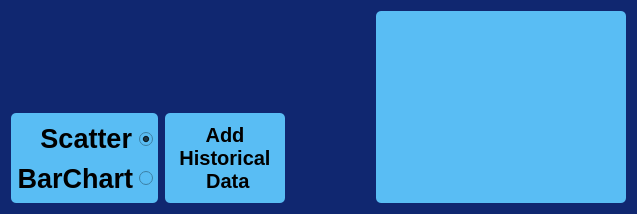
            <widget class="QFrame" name="frame_PlotBottomPanel">
             <property name="minimumSize">
              <size>
               <width>0</width>
               <height>90</height>
              </size>
             </property>
             <property name="styleSheet">
              <string notr="true">background-color: rgb(16, 39, 112);
border-bottom-left-radius: 10px;
border-bottom-right-radius: 10px;</string>
             </property>
             <property name="frameShape">
              <enum>QFrame::StyledPanel</enum>
             </property>
             <property name="frameShadow">
              <enum>QFrame::Raised</enum>
             </property>
             <layout class="QHBoxLayout" name="horizontalLayout_4">
              <item>
               <layout class="QHBoxLayout" name="horizontalLayout_PlotBottomPanel" stretch="12,1,1,60,40">
                <property name="leftMargin">
                 <number>0</number>
                </property>
                <property name="topMargin">
                 <number>0</number>
                </property>
                <property name="rightMargin">
                 <number>0</number>
                </property>
                <property name="bottomMargin">
                 <number>0</number>
                </property>
                <item>
                 <layout class="QVBoxLayout" name="verticalLayout_RadioSelection" stretch="20,0">
                  <property name="spacing">
                   <number>0</number>
                  </property>
                  <property name="leftMargin">
                   <number>0</number>
                  </property>
                  <property name="topMargin">
                   <number>0</number>
                  </property>
                  <property name="rightMargin">
                   <number>0</number>
                  </property>
                  <property name="bottomMargin">
                   <number>0</number>
                  </property>
                  <item>
                   <spacer name="verticalSpacer_RadioSelectionTop">
                    <property name="orientation">
                     <enum>Qt::Vertical</enum>
                    </property>
                    <property name="sizeType">
                     <enum>QSizePolicy::Preferred</enum>
                    </property>
                    <property name="sizeHint" stdset="0">
                     <size>
                      <width>20</width>
                      <height>40</height>
                     </size>
                    </property>
                   </spacer>
                  </item>
                  <item>
                   <widget class="QFrame" name="frame_RadioSelection">
                    <property name="sizePolicy">
                     <sizepolicy hsizetype="Minimum" vsizetype="Minimum">
                      <horstretch>0</horstretch>
                      <verstretch>0</verstretch>
                     </sizepolicy>
                    </property>
                    <property name="minimumSize">
                     <size>
                      <width>0</width>
                      <height>90</height>
                     </size>
                    </property>
                    <property name="styleSheet">
                     <string notr="true">background-color: rgb(89, 189, 244);
border-radius: 5px;</string>
                    </property>
                    <property name="frameShape">
                     <enum>QFrame::StyledPanel</enum>
                    </property>
                    <property name="frameShadow">
                     <enum>QFrame::Raised</enum>
                    </property>
                    <property name="lineWidth">
                     <number>0</number>
                    </property>
                    <layout class="QVBoxLayout" name="verticalLayout_3">
                     <property name="leftMargin">
                      <number>5</number>
                     </property>
                     <property name="topMargin">
                      <number>5</number>
                     </property>
                     <property name="rightMargin">
                      <number>5</number>
                     </property>
                     <property name="bottomMargin">
                      <number>5</number>
                     </property>
                     <item>
                      <layout class="QVBoxLayout" name="verticalLayout_RadioSelection_2">
                       <property name="spacing">
                        <number>0</number>
                       </property>
                       <property name="topMargin">
                        <number>0</number>
                       </property>
                       <item>
                        <widget class="QRadioButton" name="radioButton_Scatter">
                         <property name="sizePolicy">
                          <sizepolicy hsizetype="Preferred" vsizetype="Preferred">
                           <horstretch>0</horstretch>
                           <verstretch>0</verstretch>
                          </sizepolicy>
                         </property>
                         <property name="minimumSize">
                          <size>
                           <width>0</width>
                           <height>30</height>
                          </size>
                         </property>
                         <property name="font">
                          <font>
                           <pointsize>20</pointsize>
                           <bold>true</bold>
                          </font>
                         </property>
                         <property name="layoutDirection">
                          <enum>Qt::RightToLeft</enum>
                         </property>
                         <property name="styleSheet">
                          <string notr="true">QRadioButton::indicator{
	width: 15px;
	height: 15px;
}</string>
                         </property>
                         <property name="text">
                          <string>Scatter</string>
                         </property>
                         <property name="iconSize">
                          <size>
                           <width>25</width>
                           <height>25</height>
                          </size>
                         </property>
                         <property name="checked">
                          <bool>true</bool>
                         </property>
                        </widget>
                       </item>
                       <item>
                        <widget class="QRadioButton" name="radioButton_BarChart">
                         <property name="sizePolicy">
                          <sizepolicy hsizetype="Preferred" vsizetype="Preferred">
                           <horstretch>0</horstretch>
                           <verstretch>0</verstretch>
                          </sizepolicy>
                         </property>
                         <property name="minimumSize">
                          <size>
                           <width>0</width>
                           <height>30</height>
                          </size>
                         </property>
                         <property name="font">
                          <font>
                           <pointsize>20</pointsize>
                           <bold>true</bold>
                          </font>
                         </property>
                         <property name="layoutDirection">
                          <enum>Qt::RightToLeft</enum>
                         </property>
                         <property name="styleSheet">
                          <string notr="true"/>
                         </property>
                         <property name="text">
                          <string>BarChart</string>
                         </property>
                         <property name="iconSize">
                          <size>
                           <width>25</width>
                           <height>25</height>
                          </size>
                         </property>
                        </widget>
                       </item>
                      </layout>
                     </item>
                    </layout>
                   </widget>
                  </item>
                 </layout>
                </item>
                <item>
                 <spacer name="horizontalSpacer_PlotBottomPanelLeft">
                  <property name="orientation">
                   <enum>Qt::Horizontal</enum>
                  </property>
                  <property name="sizeHint" stdset="0">
                   <size>
                    <width>40</width>
                    <height>20</height>
                   </size>
                  </property>
                 </spacer>
                </item>
                <item>
                 <layout class="QVBoxLayout" name="verticalLayout_AddHistoricalData" stretch="20,0">
                  <property name="spacing">
                   <number>0</number>
                  </property>
                  <property name="leftMargin">
                   <number>0</number>
                  </property>
                  <item>
                   <spacer name="verticalSpacer_AddHistoricalDataTop">
                    <property name="orientation">
                     <enum>Qt::Vertical</enum>
                    </property>
                    <property name="sizeType">
                     <enum>QSizePolicy::Preferred</enum>
                    </property>
                    <property name="sizeHint" stdset="0">
                     <size>
                      <width>20</width>
                      <height>40</height>
                     </size>
                    </property>
                   </spacer>
                  </item>
                  <item>
                   <widget class="QPushButton" name="pushButton_AddHistoricalData">
                    <property name="sizePolicy">
                     <sizepolicy hsizetype="Minimum" vsizetype="Minimum">
                      <horstretch>0</horstretch>
                      <verstretch>0</verstretch>
                     </sizepolicy>
                    </property>
                    <property name="minimumSize">
                     <size>
                      <width>120</width>
                      <height>90</height>
                     </size>
                    </property>
                    <property name="font">
                     <font>
                      <pointsize>15</pointsize>
                      <bold>true</bold>
                     </font>
                    </property>
                    <property name="styleSheet">
                     <string notr="true">QPushButton {
	border-radius: 5px;
	background-color: rgb(89, 189, 244);
}

QPushButton:hover {
		background-color: rgb(66, 244, 223);
}

QPushButton:pressed {
		background-color: rgb(179, 241, 244);
}</string>
                    </property>
                    <property name="text">
                     <string>Add 
Historical
 Data</string>
                    </property>
                   </widget>
                  </item>
                 </layout>
                </item>
                <item>
                 <spacer name="horizontalSpacer_PlotBottomPanelMid">
                  <property name="orientation">
                   <enum>Qt::Horizontal</enum>
                  </property>
                  <property name="sizeHint" stdset="0">
                   <size>
                    <width>40</width>
                    <height>20</height>
                   </size>
                  </property>
                 </spacer>
                </item>
                <item>
                 <widget class="QTableView" name="tableView_PlotBottomTable">
                  <property name="sizePolicy">
                   <sizepolicy hsizetype="Minimum" vsizetype="Minimum">
                    <horstretch>0</horstretch>
                    <verstretch>0</verstretch>
                   </sizepolicy>
                  </property>
                  <property name="minimumSize">
                   <size>
                    <width>250</width>
                    <height>100</height>
                   </size>
                  </property>
                  <property name="styleSheet">
                   <string notr="true">background-color: rgb(89, 189, 244);
border-radius: 5px;</string>
                  </property>
                  <property name="frameShape">
                   <enum>QFrame::NoFrame</enum>
                  </property>
                 </widget>
                </item>
               </layout>
              </item>
             </layout>
            </widget>
